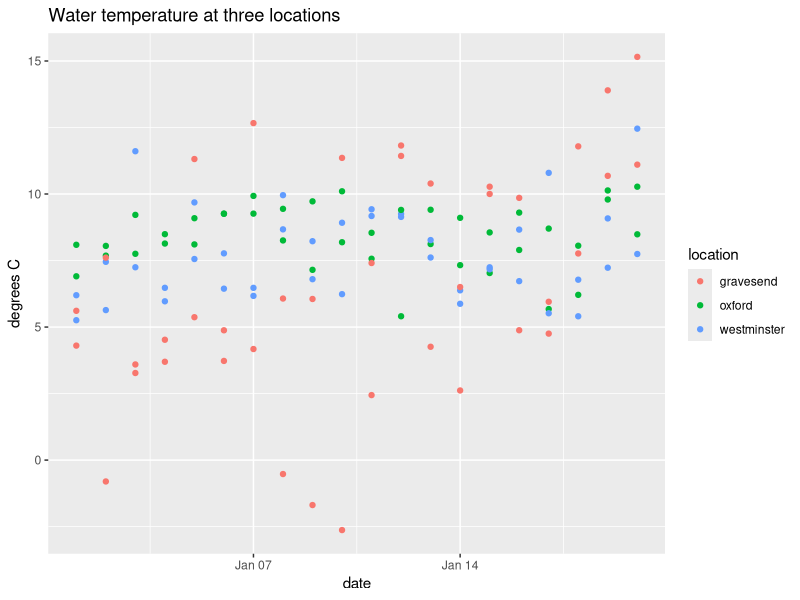
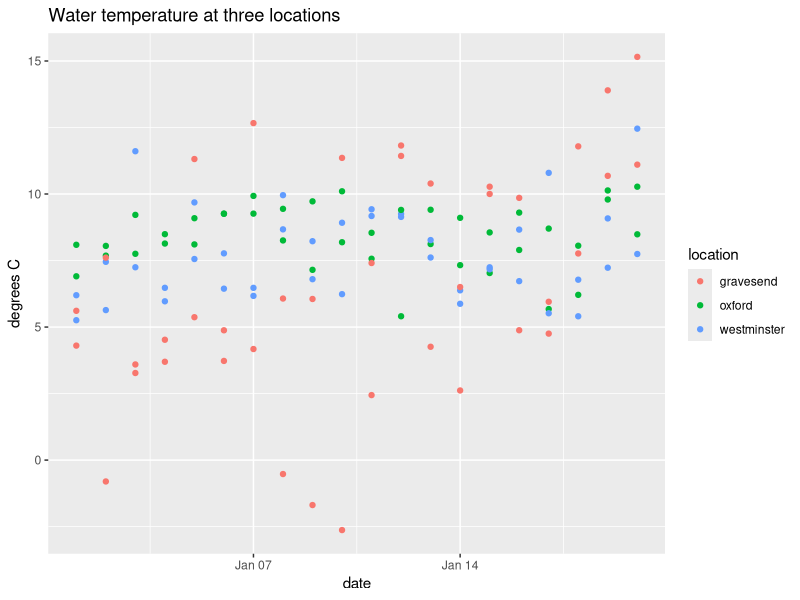
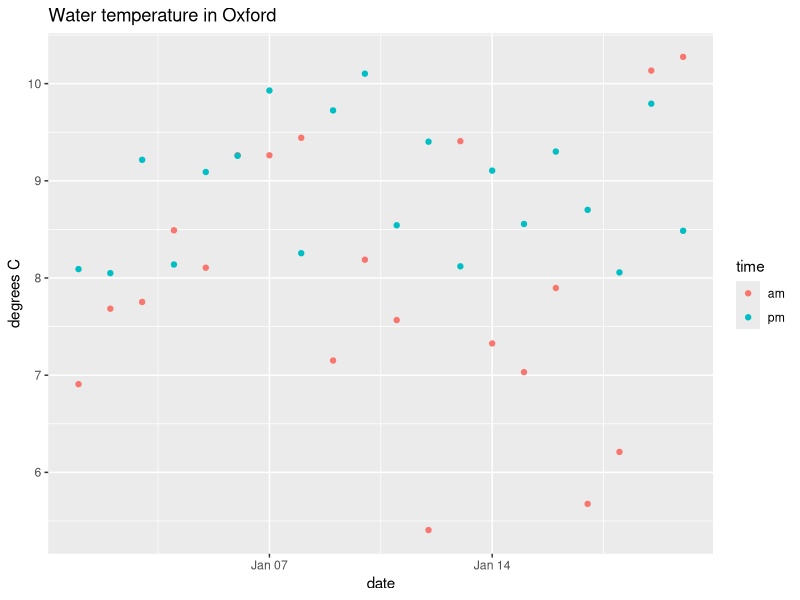
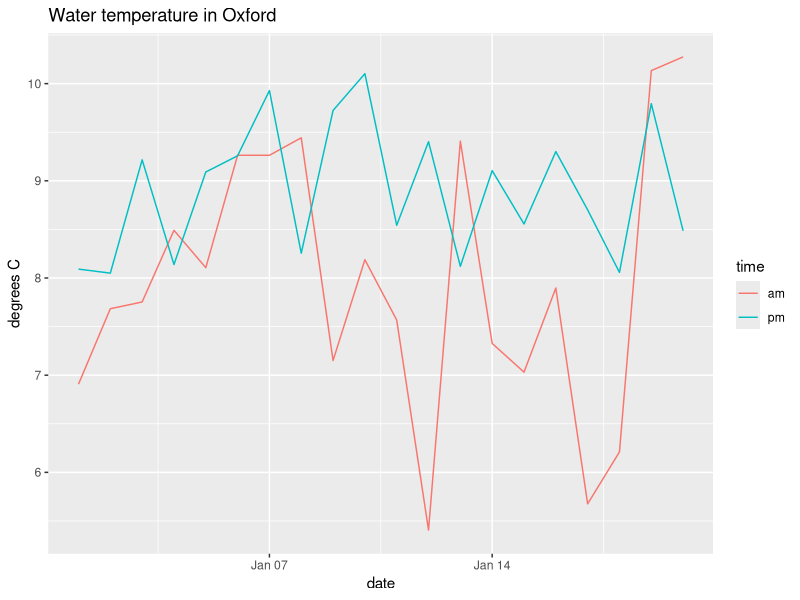
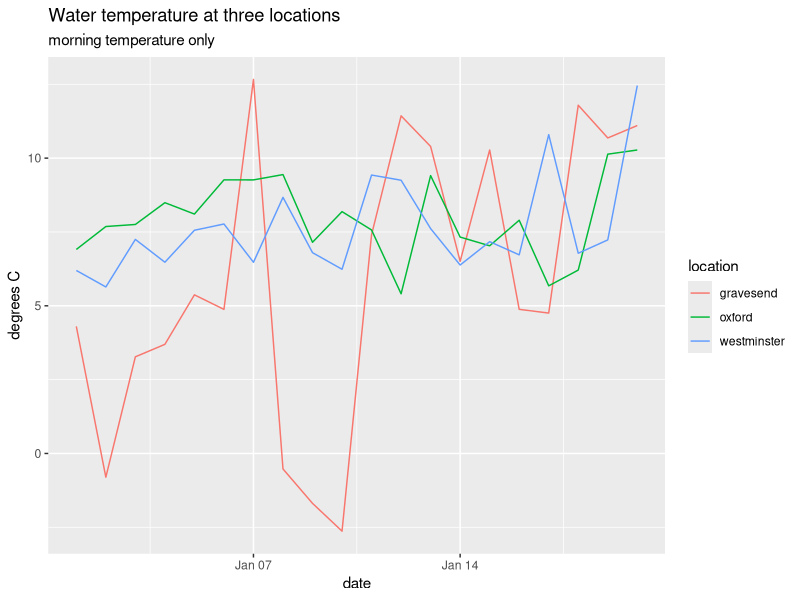
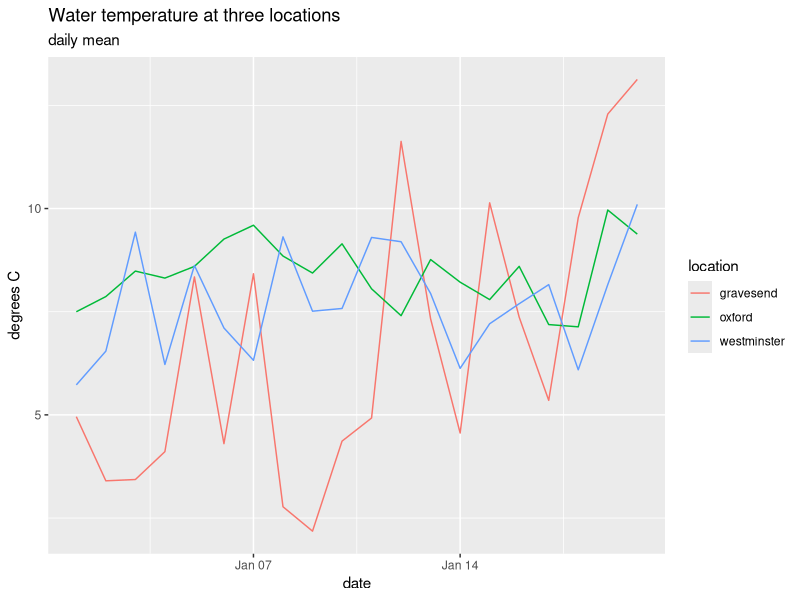
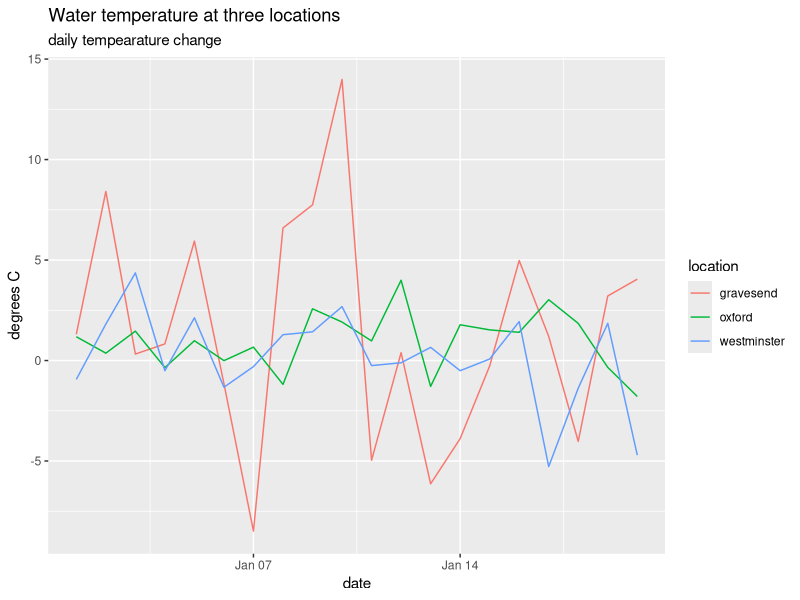
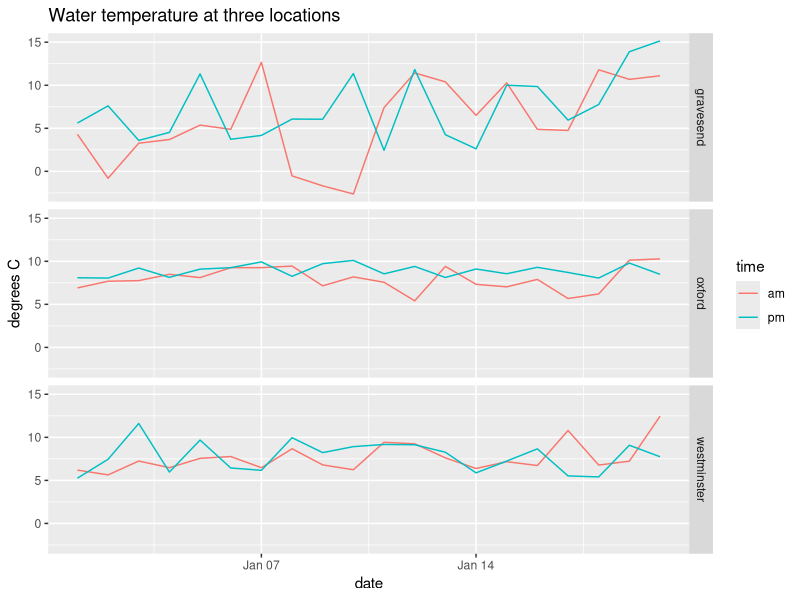

The R source for these figures, in order:
#Basic graphing worflow with dplyr and ggplot

library(tidyverse)
#or load tidyr, dplyr and ggplot2 separately


#create sample data----
watertemp <- data.frame(
  date = as.Date('2019-01-01') + 0:19,
  oxford_am = rnorm(20, 8, 1),
  westminster_am = rnorm(20, 7, 2),
  gravesend_am = rnorm(20, 6, 4),
  oxford_pm = rnorm(20, 9, 1),
  westminster_pm = rnorm(20, 8, 2),
  gravesend_pm = rnorm(20, 7, 4)
)
  #this is just made up data!


#make tidy format data----

  #We want to make every row have only one observation and every column 
  #only one variable.  At the moment we have six observations in each row, 
  #so we need to move each observation into its own row.  For that we need two new 
  #variables: location and time of day.  The value for each date/location/time is the temperature. 

tidydata <- watertemp %>% 
  gather(key = location, value = temperature, -date) %>% #gathers the data into 3 columns
  separate(col = location, #splits the time element off the location column
           into = c("location", "time"), 
           sep = "_")

  #now we have four variables: date, location, time, temperature

#graph it----

#a simple dot plot showing all the data:
graphdata <- tidydata 
ggplot(data = graphdata, 
       mapping = aes(x = date, 
                     y = temperature, 
                     colour = location)) +
  geom_point() +
  labs(title = "Water temperature at three locations", 
       y = "degrees C")

  #the same code but simpler: 
ggplot(graphdata, aes(x = date, y = temperature, colour = location)) + 
  geom_point()+
  labs(title = "Water temperature at three locations", 
       y = "degrees C")


#the same but just for oxford:
graphdata <- filter(tidydata, location == "oxford")
ggplot(graphdata, aes(x = date, y = temperature, colour = time)) + 
  geom_point()+
  labs(title = "Water temperature in Oxford", 
       y = "degrees C")

#lets do lines
graphdata <- filter(tidydata, location == "oxford")
ggplot(graphdata, aes(x = date, y = temperature, colour = time)) + 
  geom_line()+
  labs(title = "Water temperature in Oxford", 
       y = "degrees C")

#lines for all sites
graphdata <- filter(tidydata, time == "am") #just look at morning temp 
ggplot(graphdata, aes(x = date, y = temperature, colour = location)) + 
  geom_line()+
  labs(title = "Water temperature at three locations", 
       subtitle = "morning temperature only",
       y = "degrees C")

#lets look at am/pm mean temp
graphdata <- tidydata %>% #this symbol is called "pipe" and roughly means "and then".  
                        #If you don't understand, search for "magrittr pipe"
  group_by(date, location) %>% #groups data into unique date_location batches
  summarise(dailymean = mean(temperature)) #this calculates the mean for each group and adds       
                      #variable `dailymean`.  Your data is now half as long because am & pm 
                      #have been combined into a mean 

ggplot(graphdata, aes(x = date, 
                      y = dailymean, #note different y axis
                      colour = location)) + 
  geom_line()+
  labs(title = "Water temperature at three locations", 
       subtitle = "daily mean",
       y = "degrees C")


#lets look at am/pm temp difference
graphdata <- tidydata %>% 
  spread(key = time, value = temperature) %>% #makes new columns for am & pm
                      #As with `dailymean`, data is now half as long
  mutate(tempdiff = pm - am) #adds new column with temperature difference

ggplot(graphdata, aes(x = date, 
                      y = tempdiff, #note different y axis
                      colour = location)) + 
  geom_line()+
  labs(title = "Water temperature at three locations", 
       subtitle = "daily tempearature change",
       y = "degrees C")


#put each location in it's own facet
graphdata <- tidydata 
ggplot(graphdata, aes(x = date, y = temperature, colour = time)) + 
  geom_line()+
  facet_grid(location~.)+
  labs(title = "Water temperature at three locations", 
       y = "degrees C")

#and boxplots
graphdata <- tidydata 
ggplot(graphdata, aes(y = temperature, x = location)) + 
  geom_boxplot()+
  labs(title = "Water temperature at three locations", 
       y = "degrees C")


#or a smoothed regression
graphdata <- filter(tidydata, location == "oxford")
ggplot(graphdata, aes(x = date, y = temperature)) + 
  geom_smooth()+
  labs(title = "Water temperature in Oxford", 
       y = "degrees C")
